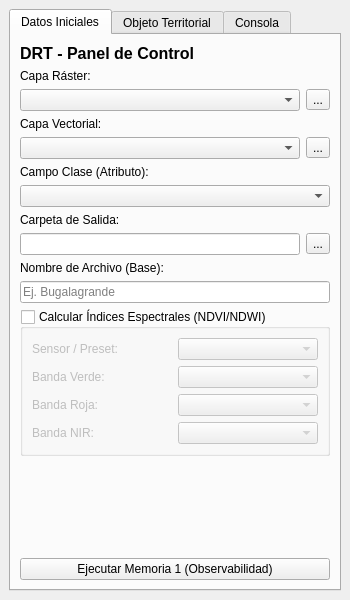
<?xml version="1.0" encoding="UTF-8"?>
<ui version="4.0">
 <class>DRTDockWidget</class>
 <widget class="QDockWidget" name="DRTDockWidget">
  <property name="geometry">
   <rect>
    <x>0</x>
    <y>0</y>
    <width>350</width>
    <height>600</height>
   </rect>
  </property>
  <property name="windowTitle">
   <string>Diagnóstico de Representación Territorial</string>
  </property>
  <widget class="QWidget" name="dockWidgetContents">
   <layout class="QVBoxLayout" name="verticalLayout">
    <item>
     <widget class="QTabWidget" name="tabWidget">
      <property name="currentIndex">
       <number>0</number>
      </property>
      <widget class="QWidget" name="tabConfig">
       <attribute name="title">
        <string>Datos Iniciales</string>
       </attribute>
       <layout class="QVBoxLayout" name="verticalLayoutConfig">
        <item>
         <widget class="QLabel" name="titleLabel">
          <property name="font">
           <font>
            <pointsize>12</pointsize>
            <weight>75</weight>
            <bold>true</bold>
           </font>
          </property>
          <property name="text">
           <string>DRT - Panel de Control</string>
          </property>
         </widget>
        </item>
        <item>
         <widget class="QLabel" name="rasterLabel">
          <property name="text">
           <string>Capa Ráster:</string>
          </property>
         </widget>
        </item>
        <item>
         <layout class="QHBoxLayout" name="rasterLayout">
          <item>
           <widget class="QComboBox" name="rasterComboBox">
            <property name="sizePolicy">
             <sizepolicy hsizetype="Expanding" vsizetype="Fixed">
              <horstretch>0</horstretch>
              <verstretch>0</verstretch>
             </sizepolicy>
            </property>
           </widget>
          </item>
          <item>
           <widget class="QToolButton" name="btnBrowseRaster">
            <property name="text">
             <string>...</string>
            </property>
            <property name="toolTip">
             <string>Buscar archivo ráster en el sistema...</string>
            </property>
           </widget>
          </item>
         </layout>
        </item>
        <item>
         <widget class="QLabel" name="vectorLabel">
          <property name="text">
           <string>Capa Vectorial:</string>
          </property>
         </widget>
        </item>
        <item>
         <layout class="QHBoxLayout" name="vectorLayout">
          <item>
           <widget class="QComboBox" name="vectorComboBox">
            <property name="sizePolicy">
             <sizepolicy hsizetype="Expanding" vsizetype="Fixed">
              <horstretch>0</horstretch>
              <verstretch>0</verstretch>
             </sizepolicy>
            </property>
           </widget>
          </item>
          <item>
           <widget class="QToolButton" name="btnBrowseVector">
            <property name="text">
             <string>...</string>
            </property>
            <property name="toolTip">
             <string>Buscar archivo vectorial en el sistema...</string>
            </property>
           </widget>
          </item>
         </layout>
        </item>
        <item>
         <widget class="QLabel" name="classFieldLabel">
          <property name="text">
           <string>Campo Clase (Atributo):</string>
          </property>
         </widget>
        </item>
        <item>
         <widget class="QComboBox" name="classFieldComboBox"/>
        </item>
        <item>
         <widget class="QLabel" name="outputDirLabel">
          <property name="text">
           <string>Carpeta de Salida:</string>
          </property>
         </widget>
        </item>
        <item>
         <layout class="QHBoxLayout" name="outputDirLayout">
          <item>
           <widget class="QLineEdit" name="txtOutputDir">
            <property name="readOnly">
             <bool>true</bool>
            </property>
           </widget>
          </item>
          <item>
           <widget class="QToolButton" name="btnBrowseOutputDir">
            <property name="text">
             <string>...</string>
            </property>
            <property name="toolTip">
             <string>Seleccionar carpeta de salida...</string>
            </property>
           </widget>
          </item>
         </layout>
        </item>
        <item>
         <widget class="QLabel" name="baseNameLabel">
          <property name="text">
           <string>Nombre de Archivo (Base):</string>
          </property>
         </widget>
        </item>
        <item>
         <widget class="QLineEdit" name="txtBaseName">
          <property name="placeholderText">
           <string>Ej. Bugalagrande</string>
          </property>
         </widget>
        </item>
        <item>
         <widget class="QGroupBox" name="groupBandConfig">
          <property name="title">
           <string>Calcular Índices Espectrales (NDVI/NDWI)</string>
          </property>
          <property name="checkable">
           <bool>true</bool>
          </property>
          <property name="checked">
           <bool>false</bool>
          </property>
          <layout class="QGridLayout" name="gridLayoutBands">
           <item row="0" column="0">
            <widget class="QLabel" name="lblSensorPreset">
             <property name="text">
              <string>Sensor / Preset:</string>
             </property>
            </widget>
           </item>
           <item row="0" column="1">
            <widget class="QComboBox" name="comboSensorPreset"/>
           </item>
           <item row="1" column="0">
            <widget class="QLabel" name="lblGreenBand">
             <property name="text">
              <string>Banda Verde:</string>
             </property>
            </widget>
           </item>
           <item row="1" column="1">
            <widget class="QComboBox" name="comboGreenBand"/>
           </item>
           <item row="2" column="0">
            <widget class="QLabel" name="lblRedBand">
             <property name="text">
              <string>Banda Roja:</string>
             </property>
            </widget>
           </item>
           <item row="2" column="1">
            <widget class="QComboBox" name="comboRedBand"/>
           </item>
           <item row="3" column="0">
            <widget class="QLabel" name="lblNirBand">
             <property name="text">
              <string>Banda NIR:</string>
             </property>
            </widget>
           </item>
           <item row="3" column="1">
            <widget class="QComboBox" name="comboNirBand"/>
           </item>
          </layout>
         </widget>
        </item>
        <item>
         <spacer name="verticalSpacer">
          <property name="orientation">
           <enum>Qt::Vertical</enum>
          </property>
          <property name="sizeType">
           <enum>QSizePolicy::Expanding</enum>
          </property>
          <property name="sizeHint" stdset="0">
           <size>
            <width>20</width>
            <height>40</height>
           </size>
          </property>
         </spacer>
        </item>
        <item>
         <widget class="QPushButton" name="btnExecuteM1">
          <property name="text">
           <string>Ejecutar Memoria 1 (Observabilidad)</string>
          </property>
         </widget>
        </item>
       </layout>
      </widget>
      <widget class="QWidget" name="tabObjetoTerritorial">
       <attribute name="title">
        <string>Objeto Territorial</string>
       </attribute>
       <layout class="QVBoxLayout" name="verticalLayoutOT">
        <item>
         <widget class="QLabel" name="inputCsvLabel">
          <property name="text">
           <string>Datos de Entrada (CSV Fase 1):</string>
          </property>
         </widget>
        </item>
        <item>
         <layout class="QHBoxLayout" name="inputCsvLayout">
          <item>
           <widget class="QLineEdit" name="txtInputCsv">
            <property name="readOnly">
             <bool>true</bool>
            </property>
           </widget>
          </item>
          <item>
           <widget class="QToolButton" name="btnBrowseInputCsv">
            <property name="text">
             <string>...</string>
            </property>
            <property name="toolTip">
             <string>Seleccionar archivo CSV de píxeles crudos...</string>
            </property>
           </widget>
          </item>
         </layout>
        </item>
        <item>
         <spacer name="verticalSpacerOT_1">
          <property name="orientation">
           <enum>Qt::Vertical</enum>
          </property>
          <property name="sizeType">
           <enum>QSizePolicy::Fixed</enum>
          </property>
          <property name="sizeHint" stdset="0">
           <size>
            <width>20</width>
            <height>10</height>
           </size>
          </property>
         </spacer>
        </item>
        <item>
         <layout class="QHBoxLayout" name="toiLayout">
          <item>
           <widget class="QLabel" name="lblTOITitle">
            <property name="text">
             <string>Índice de Observabilidad (TOI):</string>
            </property>
           </widget>
          </item>
          <item>
           <widget class="QLabel" name="lblTOIResult">
            <property name="font">
             <font>
              <bold>true</bold>
             </font>
            </property>
            <property name="text">
             <string>No calculado</string>
            </property>
           </widget>
          </item>
         </layout>
        </item>
        <item>
         <spacer name="verticalSpacerOT_2">
          <property name="orientation">
           <enum>Qt::Vertical</enum>
          </property>
          <property name="sizeType">
           <enum>QSizePolicy::Fixed</enum>
          </property>
          <property name="sizeHint" stdset="0">
           <size>
            <width>20</width>
            <height>10</height>
           </size>
          </property>
         </spacer>
        </item>
        <item>
         <widget class="QLabel" name="rawLabel">
          <property name="text">
           <string>Almacenar datos crudos (sin depurar colinealidad):</string>
          </property>
         </widget>
        </item>
        <item>
         <widget class="QComboBox" name="comboRawData">
          <item>
           <property name="text">
            <string>No (Recomendado - Depurar)</string>
           </property>
          </item>
          <item>
           <property name="text">
            <string>Sí (Almacenar todo)</string>
           </property>
          </item>
         </widget>
        </item>
        <item>
         <spacer name="verticalSpacerOT_3">
          <property name="orientation">
           <enum>Qt::Vertical</enum>
          </property>
          <property name="sizeType">
           <enum>QSizePolicy::Expanding</enum>
          </property>
          <property name="sizeHint" stdset="0">
           <size>
            <width>20</width>
            <height>40</height>
           </size>
          </property>
         </spacer>
        </item>
        <item>
         <widget class="QPushButton" name="btnExecuteM2">
          <property name="text">
           <string>Ejecutar Memoria 2 (Separabilidad)</string>
          </property>
         </widget>
        </item>
       </layout>
      </widget>
      <widget class="QWidget" name="tabLog">
       <attribute name="title">
        <string>Consola</string>
       </attribute>
       <layout class="QVBoxLayout" name="verticalLayoutLog">
        <item>
         <widget class="QLabel" name="logTitleLabel">
          <property name="font">
           <font>
            <pointsize>10</pointsize>
            <weight>75</weight>
            <bold>true</bold>
           </font>
          </property>
          <property name="text">
           <string>Registro de Ejecución:</string>
          </property>
         </widget>
        </item>
        <item>
         <widget class="QTextEdit" name="txtLog">
          <property name="font">
           <font>
            <family>Courier New</family>
            <pointsize>9</pointsize>
           </font>
          </property>
          <property name="readOnly">
           <bool>true</bool>
          </property>
          <property name="lineWrapMode">
           <enum>QTextEdit::NoWrap</enum>
          </property>
         </widget>
        </item>
        <item>
         <layout class="QHBoxLayout" name="logActionLayout">
          <item>
           <spacer name="horizontalSpacerLog">
            <property name="orientation">
             <enum>Qt::Horizontal</enum>
            </property>
           </spacer>
          </item>
          <item>
           <widget class="QPushButton" name="btnClearLog">
            <property name="text">
             <string>Limpiar Consola</string>
            </property>
           </widget>
          </item>
         </layout>
        </item>
       </layout>
      </widget>
     </widget>
    </item>
   </layout>
  </widget>
 </widget>
 <resources/>
 <connections/>
</ui>
